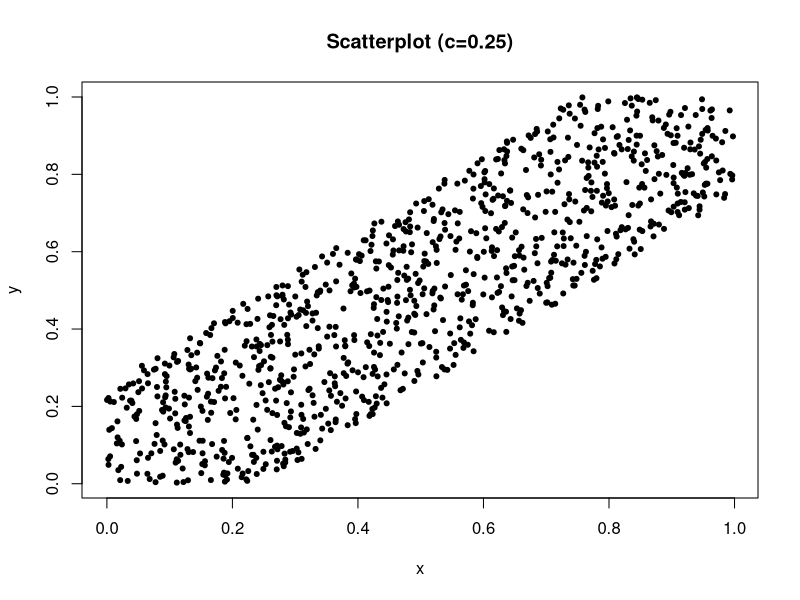
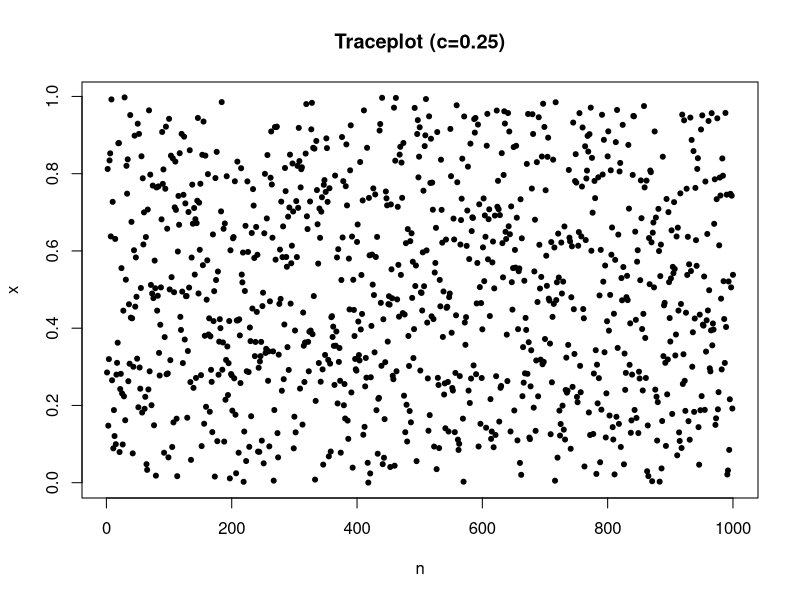

Recreate these plots in R, in order.
## Initialize parameters ##
c = 0.25
n = 10^3
v = runif(1,-c/2,c/2)

## Initialize vectors ##
uval = rep(NA,n)
vval = rep(NA,n)

vval[1] = v
unif.min = max(0,abs(v))
unif.max = min(1,1-abs(v))

u = runif(1,unif.min,unif.max)

uval[1] = u;

## Gibbs Sampler ##
for(i in 2:n){
  v = runif(1,-c/2,c/2)
  vval[i] = v
  
  unif.min = max(0,abs(vval[i]))
  unif.max = min(1,1-abs(vval[i]))
  
  u = runif(1, unif.min, unif.max)
  
  uval[i] = u;
}

xval = uval + vval
yval = uval - vval

## Plot ##
png("scat_025x.png")
plot(xval, yval, pch=20, main = "Scatterplot (c=0.25)", xlab = "x", ylab = "y")
dev.off()

png("trace_025x.png")
plot(1:n,xval,pch=20, main = "Traceplot (c=0.25)", xlab = "n", ylab = "x")
dev.off()